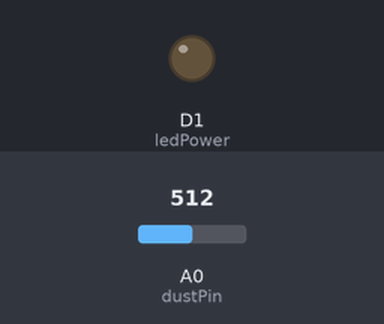
Bench run of a sketch on a simulated ESP8266 (NodeMCU). On the bench: output pins drawn as LEDs (lit = HIGH). The inputs (shaded band) are chosen by the test bench; at power-on: A0 (dustPin) = 512. WiFi joins after 1.5 s; servers stay silent unless stated; uploads are accepted with an empty reply; what the sketch prints to the serial monitor is not drawn.

Above: at 0.1 s.
At 1.6 s:
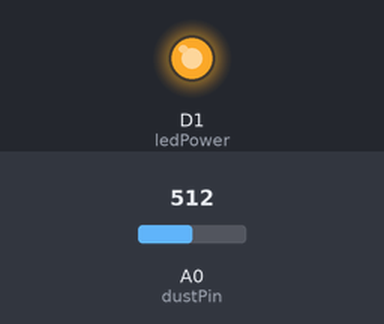
Timing chart, 0 to 38.5 s (numbered marks = the images above):
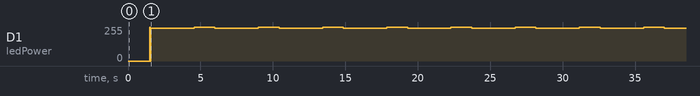

The sketch:

SharpGP2Y10.ino
```cpp
/*
   See http://kitwallace.tumblr.com/post/141890535929/dust-sensor for details

   Kit Wallace March 2016

*/

#include <RunningMedian.h>
#include <ESP8266WiFi.h>

const int dustPin= A0;
const float ADC_REF = 3.3;
const int ADC_MAX = 1024;
const int ledPower =D1;

// WiFi connection

const char* ssid = "ssid";
const char* password = "wifi";

// Data stream
const char* host = "kitwallace.co.uk";
const char* streamId   = "stream";
const char* privateKey = "pk";

// Sharp timing
int waitToRead = 280;
int waitToTurnOff = 40;
int waitForNext= 9680;

// sampling
int sampleSize = 15;
RunningMedian samples = RunningMedian(sampleSize);

int interval = 3000;
float lastReading ;
void setup(){
   Serial.begin(9600);
   connectWifi();
   pinMode(ledPower,OUTPUT);
   lastReading = millis();
}

void loop(){
   int baseDigital = analogRead(dustPin);
   digitalWrite(ledPower,LOW); // power on the LED
   delayMicroseconds(waitToRead);
   int readDigital =analogRead(dustPin);
   delayMicroseconds(waitToTurnOff);
   digitalWrite(ledPower,HIGH); // turn the LED off
   int dustDigital = readDigital - baseDigital;
   samples.add(dustDigital);
   if (millis() > lastReading + interval) {
        float dustVoltage = samples.getAverage() * ADC_REF / ADC_MAX;
        String report = String("dustVoltage=")+dustVoltage;
        Serial.println(report);
        logData(report);
        lastReading = millis();
   }
   delayMicroseconds(waitForNext);
}

void connectWifi() {
// Connect to WiFi network
  Serial.println();
  Serial.println();
  Serial.print("Connecting to ");
  Serial.println(ssid);

  WiFi.begin(ssid, password);

  while (WiFi.status() != WL_CONNECTED) {
    delay(500);
    Serial.print(".");
  }
  Serial.println("");
  Serial.println("WiFi connected");

}

void httpGet(String url) {
   WiFiClient client;
   url.replace(" ", "+");
   int httpPort = 80;
   while (true) {
    if (client.connect(host, httpPort)) break;
    Serial.println("connection failed");
    delay(100);
  }

  Serial.println("connected ");
  Serial.print("requesting URL: ");
  Serial.println(url);
// This will send the request to the server
  String httprequest = String("GET ") + url + " HTTP/1.1\r\n" +
               "Host: " + host + "\r\n" +
               "Connection: close\r\n\r\n";
// Serial.println(httprequest);
  client.print(httprequest);
  delay(100);

  // Read all the lines of the reply from server and print them to Serial
  while(client.available()){
    String line = client.readStringUntil('\r');
    Serial.print(line);
  }

  Serial.println();
  Serial.println("closing connection");
}

void logData(String params) {
   String url = "/rt/home.xq?_action=store&_id=";
   url += streamId;
   url += String("&_pk=")+ privateKey + "&";
   url += params;
   httpGet(url);
}
```
